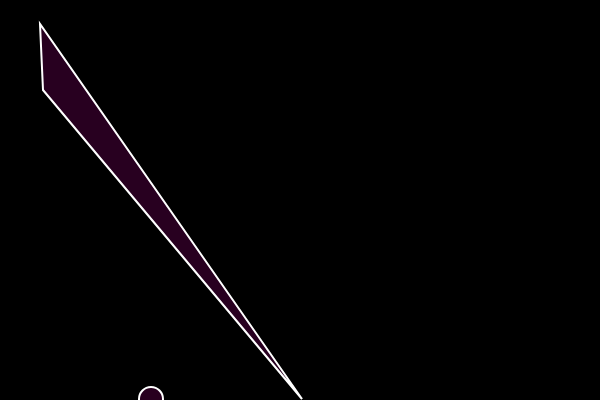
Frame 1 (no input)
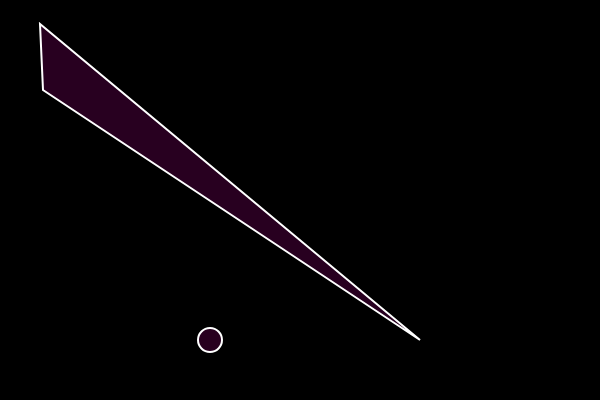
Frame 60 (no input)
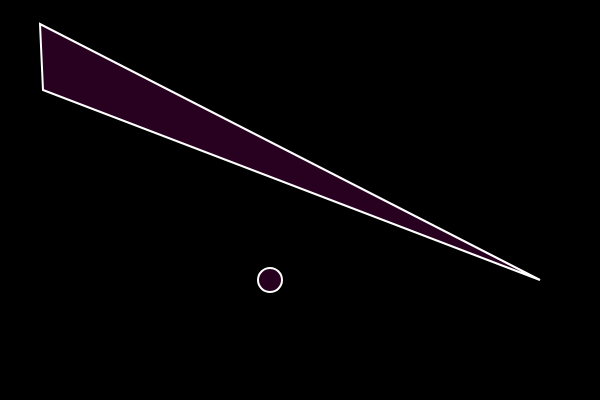
Frame 120 (the mouse pressed at the canvas centre since frame 60)

The p5.js sketch that drew these frames (run headless with seeded random() and noise() and a simulated clock; from frame 60 on, the mouse is pressed at the canvas centre):

// p5.js sketch
// ── sketch.js
var ball = {
  x: 300,
  y: 400,
  xspeed: 2,
  yspeed: -1,
  
}

function setup() {
  createCanvas(600, 400);
  
}

function draw() {
  background(0);
  move();
  bounce();
  display();

  
  
}
 
function move(){
    ball.x = ball.x + ball.xspeed;
   ball.y = ball.y + ball.yspeed;
}
function bounce(){
  if (ball.x > width || ball.x < 0){
    ball.xspeed = ball.xspeed * -1;
    
  }
  
  if (ball.y > width || ball.y < 0){
    ball.yspeed = ball.yspeed * -1;
    
  }
}
function display(){
  stroke(255);
  strokeWeight(2);
  fill(255,0,200,40);
  triangle(ball.x, ball.y,40,24,43,90);
  ellipse(ball.x/2, ball.y,24,24);
  
  
}
